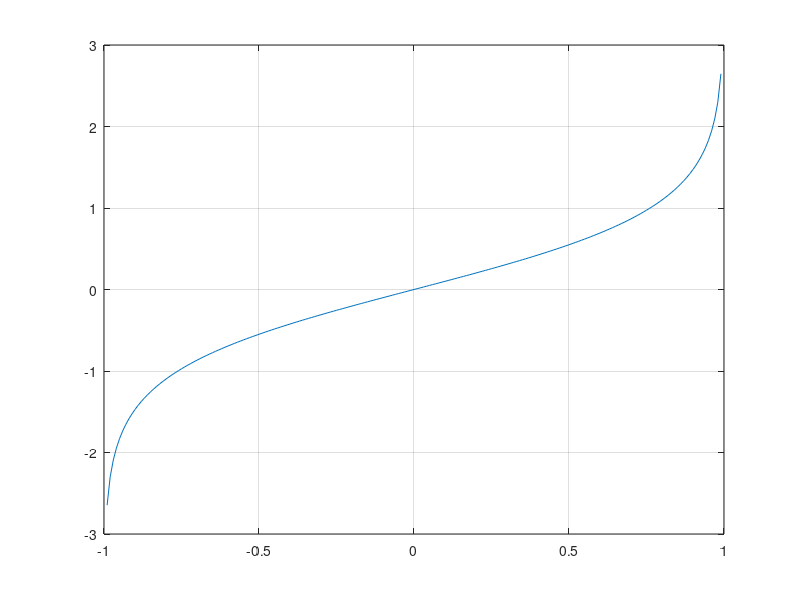

Reproduce this figure in MATLAB.
% Regression test function (black blox) for FreeMat v4.0.0
% This function is autogenerated by helpgen.
function bbtest_success = bbtest_atanh
  bbtest_success = 1;
NumErrors = 0;
try
  x = -0.99:.01:0.99;

catch
  NumErrors = NumErrors + 1;
end
try
  plot(x,atanh(x)); grid('on');

catch
  NumErrors = NumErrors + 1;
end
try
  mprint('atanhplot');

catch
  NumErrors = NumErrors + 1;
end
if (NumErrors ~= 0) bbtest_success = 0; return; end
